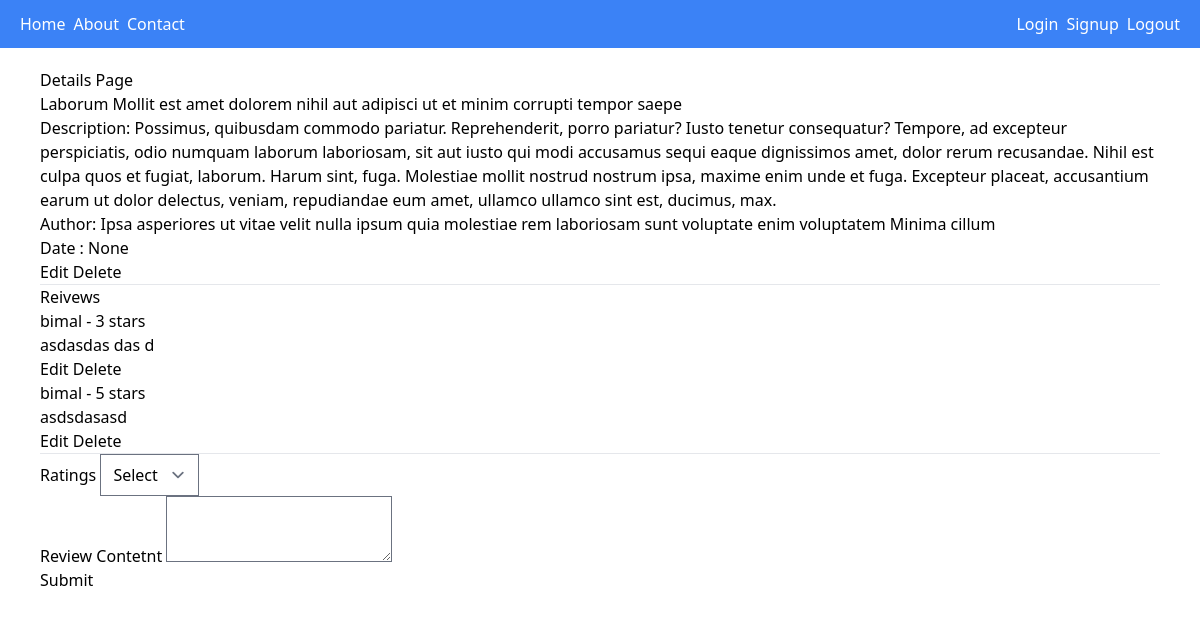
/book_details/7/, run on an earlier commit of the app's database.
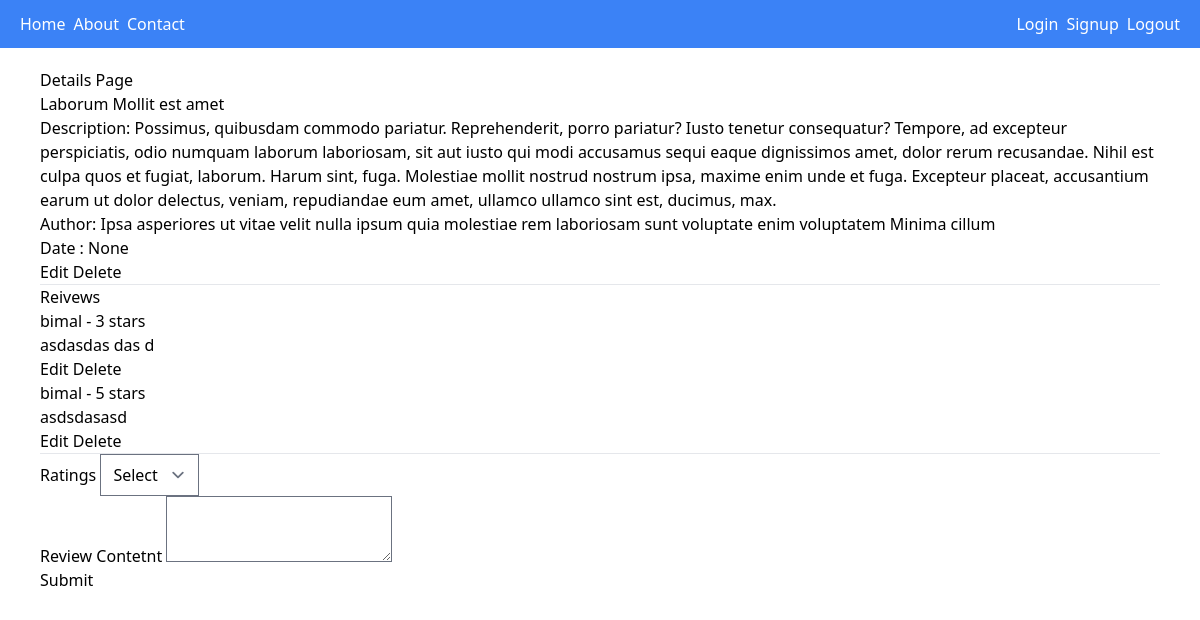
And on a later commit of the database.
### book_review/models.py (models this page shows, shortened)
class Book(models.Model):
    title = models.CharField(max_length=255)
    author = models.CharField(max_length=150)
    published_date = models.DateField(null=True, blank=True)
    description = models.TextField(null=True, blank=True)
    cover_image = models.ImageField(upload_to='cover_images/', null=True, blank=True)
    created_at = models.DateTimeField(auto_now_add=True)
    updated_at = models.DateTimeField(auto_now=True)

### book_review/views.py (the view)
# urls.py: path('book_details/<int:book_id>/', book_details, name="book_details" ),
def book_details(request, book_id):
    book = Book.objects.get(id=book_id)
    reviews = book.review_set.all()
    ratings = Review.REVIEW_CHOICES
    context = {'book': book, 'reviews': reviews, 'ratings': ratings}
    return render(request, 'book_details.html', context)

### book_review/templates/book_details.html (shortened to what this page needs)
{% extends "base.html" %}
{% block content %}
<h1>Details Page</h1>
    <h3>{{book.title}}</h3>
    <p>Description: {{book.description}}</p>
    <p>Author: {{book.author}}</p>
    <p>Date : {{book.published_date}}</p>
    <button>
        <a href="{% url "edit_book" book.id %}">Edit</a>
    </button>
    <button>
        <a href="{% url "delete_book" book.id %}">Delete</a>
    </button>
    <br>
    <hr>
    <div>
        <h1>Reivews</h1>
        {% for review in reviews %}
            <h1>{{review.user.username}} - {{review.ratings}} stars</h1>
            <p>{{review.content}}</p>
            <button onclick="showEditForm({{review.id}})">Edit</button>
            <button>
                <a href="{% url "delete_review" review.id %}">Delete</a>
            </button>
        {% endfor %}
    </div>
    <hr>
    <div>
        <form action="{% url "add_review" book.id %}" method='post'>
            <div>
                <label for="ratings">Ratings</label>
                <select name="ratings" id="ratings">
                    <option value="">Select</option>
                </select>
            </div>
            <div>
                <label for="content">Review Contetnt</label>
                <textarea name="content" id="content"></textarea>
            </div>
            <div>
                <input type="submit" value="Submit">
            </div>
        </form>
    </div>
{% endblock content %}

What changed in the data, as far as the page shows it:
changed Book "None": title "Laborum Mollit est amet dolorem nihil aut adipisci ut et minim corrupti tempor saepe" → "Laborum Mollit est amet"
